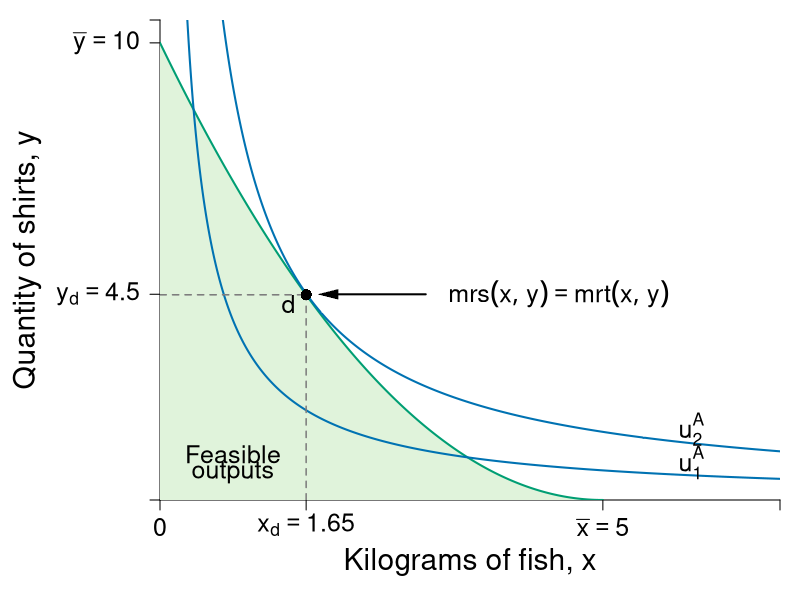

Source code (R):
#Graph Designer: Simon Halliday
#Authors: Bowles, Foley and Halliday
#Title: Coordination, Conflict and Competition: A Text in Microeconomics

require(shape)
pdf(file = "specprodexch/ppf_eos_indiff_initial.pdf", width = 8, height = 8)

#Set parameters for graphics
pointsize <- 1.8
axislabelsize <- 1.8
labelsize <- 1.5
namesize <- 1.8
annotatesize <- 1.5
graphlinewidth <- 2
segmentlinewidth <- 1.5

COL <- c("#7fc97f", "#beaed4", "#fdc086", "#ffff99", "#386cb0", "#f0027f", "#bf5b17", "#666666")
COLA <- c("#e0f3db", "#99d8c9","#66c2a4","#41ae76", "#238b45", "#005824")
COLB <- c("#4eb3d3", "#2b8cbe", "#0868ac","#084081")
grays <- gray.colors(25, start = 1, end = 0)
CBCols <- c("#009E73","#0072B2","#E69F00")

#Edited the margins to cater for the larger LHS labels
par(mar =  c(5, 8, 1, 1))

#Change this to make it log of l 

# ppf <- function(l, k = 0.5) {
#   k * (1/l)
# }

ppf <- function(fish, k = 10/25, alpha = 2, maxfish = 5) {
  k * (fish - maxfish)^alpha 
}
# 
# fishProd <- function(l, k = 0.5){
#   (-k)*l
# }
# 
# feasibleLabor <- function(l, time = 10){
#   -time - l
# }
# 
# manufactureProd <- function(l, k = 0.1, alpha = 2){
#   k * (-l)^alpha
# }

uFn <- function(x, y, alpha = 0.5){
  (x^alpha)*(y^(1-alpha))
}

budgetExchange <- function(x, yintercept = 12, slope = 1){
  yintercept - slope * x
}

xlims <- c(0, 7)
ylims <- c(0, 10.5)

npts <- 501 
x <- seq(xlims[1], xlims[2], length.out = npts)
y <- seq(ylims[1], ylims[2], length.out = npts) 
a <- c(1.8, 2.73)

plot(0, 0, xlim = xlims, ylim = ylims, type = "n",
     xlab = expression(paste("")),
     ylab = expression(paste("")), 
     xaxt = "n", 
     yaxt = "n", 
     cex.lab = axislabelsize, 
     bty = "n", 
     xaxs="i", 
     yaxs="i"
)

# ticksy <- seq(from = 0, to = ylims[2], by = 1)
# ylabels <- seq(from = 0, to = ylims[2], by = 1)
# ticksx <- seq(from = 0, to = xlims[2], by = 1)
# xlabels <- seq(from = 0, to = xlims[2], by = 1)
ticksy <- c(ylims[1], 4.5, 10, ylims[2])
ylabels <- c(NA, expression(paste(y[d]) == 4.5), expression(paste(bar(y)==10)), NA)
ticksx <- c(xlims[1], 1.65,  5, xlims[2])
xlabels <- c(0, expression(paste(x[d]) == 1.65),  expression(paste(bar(x)==5)), NA)


axis(1, at = ticksx, pos = 0, labels = xlabels, cex.axis = labelsize)
axis(2, at = ticksy, pos = 0, labels = ylabels, las = 1, cex.axis = labelsize)

npts <- 500 
xx1 <- seq(0, 5, length.out = npts)
xx2 <- seq(0, xlims[2], length.out = npts)
xx3 <- seq(xlims[1], 0, length.out = npts)
xx4 <- seq(-11, 0, length.out = npts)

#Draw the polygon for shading the feasible set
xpoly1 <- seq(from = 0, to = 5, length.out = 500)
ypoly1 <- ppf(xpoly1, k = 10/25, alpha = 2, maxfish = 5)
polygon(x = c(xpoly1, rev(xpoly1[1])), y = c(ypoly1, rev(ypoly1)[1]), col=COLA[1], density=NULL, border = NA)

#Draw the graphs
lines(xx1, ppf(xx1, k = 10/25, alpha = 2, maxfish = 5), col = CBCols[1], lwd = graphlinewidth)
#lines(xx2, budgetExchange(xx2,  yintercept = 10, slope = 1.5), col = COL[3], lwd = graphlinewidth)
#lines(xx3, feasibleLabor(xx3, time = 10), col = COL[3], lwd = graphlinewidth)
#lines(xx4, manufactureProd(xx4, k = 0.1, alpha = 2), col = COLB[4], lwd = graphlinewidth)

#Label axes
mtext(expression(paste("Kilograms of fish, ", x)), side = 1, line = 3, cex = axislabelsize)
text(-1.5, 0.5*ylims[2], expression(paste("Quantity of shirts, ", y)), xpd = TRUE, cex = axislabelsize, srt = 90) 


contour(x, y, 
        outer(x, y, uFn),
        drawlabels = FALSE,
        col = CBCols[2],
        lwd = graphlinewidth,
        levels = a, 
        xaxs="i", 
        yaxs="i", 
        add = TRUE)

#Label the indifference curves
text(6, 0.82, expression(u[1]^A), cex = labelsize)
text(6, 1.55, expression(u[2]^A), cex = labelsize)
#text(7.2, 2.6, expression(u[3]^A), cex = labelsize)

#Label point d
text(1.65 - 0.2, ppf(fish = 1.65) -0.2, expression(d), cex = labelsize)
segments(1.65, 0, 1.65, ppf(fish = 1.65), lty = 2, col = grays[20], lwd = segmentlinewidth)
segments(0, ppf(fish = 1.65), 1.65, ppf(fish = 1.65, k = 10/25, alpha = 2, maxfish = 5), lty = 2, col = grays[20], lwd = segmentlinewidth)
points(1.65, ppf(fish = 1.65), pch = 16, col = "black", cex = 1.5)

#Label point e
# text(3.4 + 0.2, budgetExchange(3.4,  yintercept = 10, slope = 1.5) +.2, expression(e), cex = labelsize)
# segments(3.4, 0, 3.4, budgetExchange(3.4,  yintercept = 10, slope = 1.5), lty = 2, col = grays[20], lwd = segmentlinewidth)
# segments(0, budgetExchange(3.4,  yintercept = 10, slope = 1.5), 3.4, budgetExchange(3.4,  yintercept = 10, slope = 1.5), lty = 2, col = grays[20], lwd = segmentlinewidth)
# points(3.4, budgetExchange(3.4,  yintercept = 10, slope = 1.5), pch = 16, col = "black", cex = 1.5)

#Label point s
# text(0.2, 10.2, expression(s), cex = labelsize)
# points(0.02, 10, pch = 16, col = "black", cex = 1.5)

#Label the feasible frontier
# text(4.5, 7.8, expression("Feasible Frontier"), cex = labelsize)
# text(4.5, 7.4, expression("(production possibilities frontier)"), cex = labelsize)
# Arrows(3.2, 7.8, 0.75, 7.8, col = "black", lty = 1, lwd = 2, arr.type = "triangle", arr.lwd = 0.5)


#Label the exchange constraint
# text(4.6, 8.5, expression("Feasible frontier when"), cex = labelsize)
# text(4.6, 8.1, expression("specializing in shirts"), cex = labelsize)
# Arrows(3.2, 8.3, 1.3, 8.3, col = "black", lty = 1, lwd = 2, arr.type = "triangle", arr.lwd = 0.5)

#Label mrt = mrs
text(4.5, 4.5, expression(paste(mrs(x,y) == mrt(x,y))), cex = labelsize)
Arrows(3, 4.5, 1.9, 4.5, col = "black", lty = 1, lwd = 2, arr.type = "triangle", arr.lwd = 0.5)

text(0.825, 1, expression("Feasible"), cex = labelsize)
text(0.825, 0.6, expression("outputs"), cex = labelsize)

dev.off()
